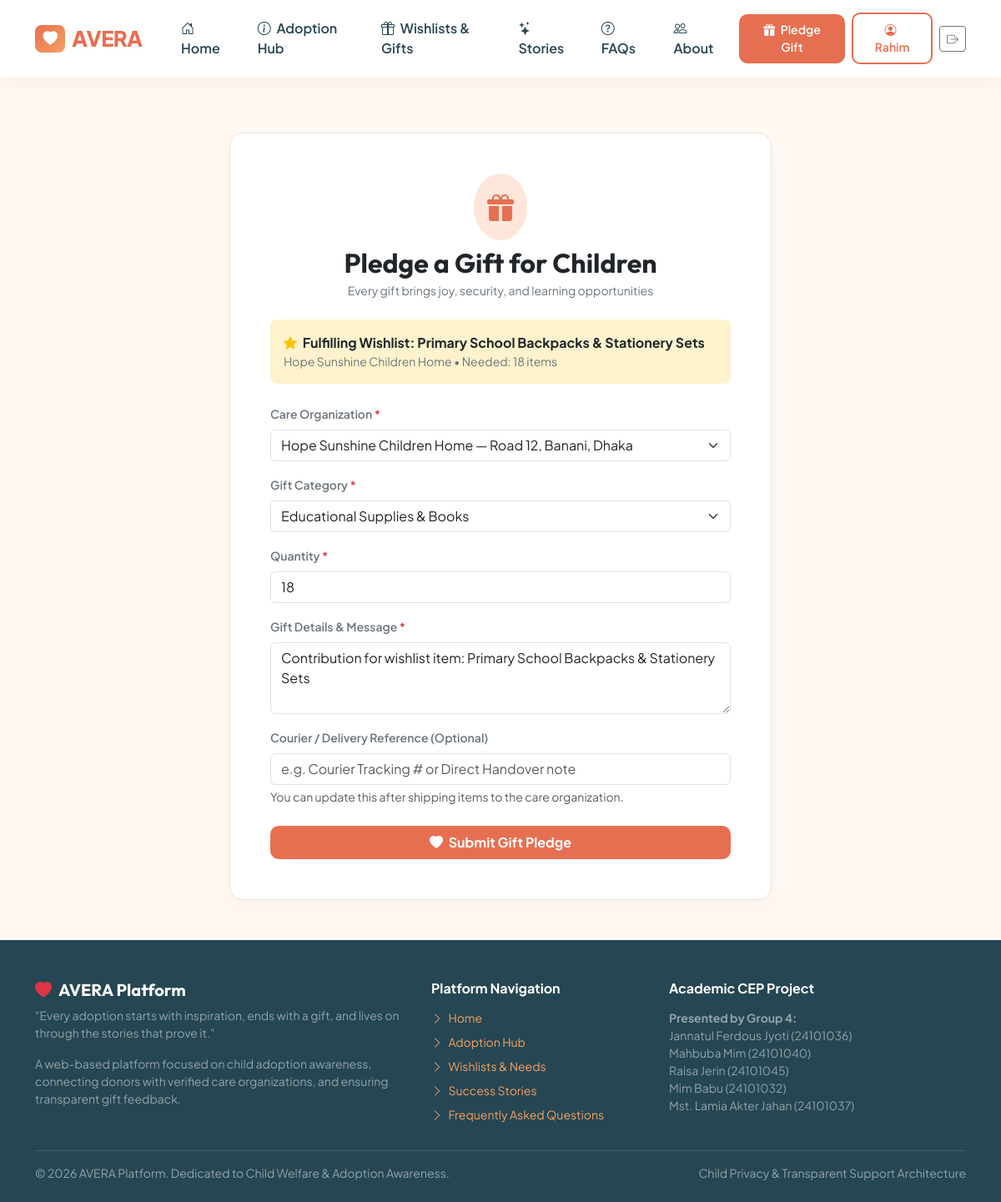
The page /pledge-gift/1/ (signed in) on the database its author committed.
### accounts/models.py (models this page shows, shortened)
class User(AbstractBaseUser, PermissionsMixin):
    ROLE_CHOICES = (
        ('USER', 'User / Donor'),
        ('ADMIN', 'System Administrator'),
    )
    USER_TYPE_CHOICES = (
        ('donor', 'Supporter / Donor'),
        ('adopter', 'Prospective Adopter'),
        ('volunteer', 'Volunteer'),
    )
    email = models.EmailField(unique=True, verbose_name="Email Address")
    first_name = models.CharField(max_length=60, verbose_name="First Name")
    last_name = models.CharField(max_length=60, verbose_name="Last Name")
    phone = models.CharField(max_length=20, verbose_name="Phone Number", blank=True)
    address = models.TextField(blank=True, verbose_name="Address")
    role = models.CharField(max_length=10, choices=ROLE_CHOICES, default='USER', verbose_name="Role")
    user_type = models.CharField(max_length=20, choices=USER_TYPE_CHOICES, default='donor', verbose_name="User Type")
    is_active = models.BooleanField(default=True)
    is_staff = models.BooleanField(default=False)
    date_joined = models.DateTimeField(default=timezone.now)
    objects = CustomUserManager()
    USERNAME_FIELD = 'email'
    REQUIRED_FIELDS = ['first_name', 'last_name']
    class Meta:
        verbose_name = 'User'
        verbose_name_plural = 'Users'
        ordering = ['-date_joined']

### core/models.py (models this page shows, shortened)
class Wishlist(models.Model):
    PRIORITY_CHOICES = (
        ('Low', 'Low'),
        ('Medium', 'Medium'),
        ('High', 'High Priority'),
        ('Urgent', 'Urgent Need'),
    )
    STATUS_CHOICES = (
        ('Open', 'Open'),
        ('Partially_Fulfilled', 'Partially Fulfilled'),
        ('Fulfilled', 'Fully Fulfilled'),
    )
    organization = models.ForeignKey(
        CareOrganization,
        on_delete=models.CASCADE,
        related_name="wishlists",
        verbose_name="Care Organization"
    )
    title = models.CharField(max_length=200, verbose_name="Campaign / Wish Title")
    item_name = models.CharField(max_length=150, verbose_name="Item Name")
    description = models.TextField(verbose_name="Description & Purpose")
    quantity_needed = models.PositiveIntegerField(default=1, verbose_name="Quantity Needed")
    quantity_received = models.PositiveIntegerField(default=0, verbose_name="Quantity Received")
    priority = models.CharField(max_length=15, choices=PRIORITY_CHOICES, default='Medium')
    status = models.CharField(max_length=25, choices=STATUS_CHOICES, default='Open')
    created_at = models.DateTimeField(auto_now_add=True)
    @property
    def remaining_needed(self):
        return max(0, self.quantity_needed - self.quantity_received)
    class Meta:
        verbose_name = "Wishlist Item"
        verbose_name_plural = "Wishlist Items"

class CareOrganization(models.Model):
    VERIFICATION_STATUS = (
        ('Pending', 'Pending Verification'),
        ('Verified', 'Verified Organization'),
        ('Rejected', 'Rejected'),
    )
    name = models.CharField(max_length=200, verbose_name="Organization Name")
    address = models.TextField(verbose_name="Address")
    phone = models.CharField(max_length=30, verbose_name="Phone")
    email = models.EmailField(verbose_name="Email")
    description = models.TextField(verbose_name="Description")
    verification_status = models.CharField(
        max_length=20,
        choices=VERIFICATION_STATUS,
        default='Verified',
        verbose_name="Verification Status"
    )
    website = models.URLField(blank=True, null=True, verbose_name="Website")
    created_at = models.DateTimeField(auto_now_add=True)
    class Meta:
        verbose_name = "Care Organization"
        verbose_name_plural = "Care Organizations"

### core/views.py (the view, shortened to what this page needs)
# urls.py: path('pledge-gift/', views.pledge_gift, name='pledge_gift'),
@login_required
def pledge_gift(request, wishlist_id=None):
    wishlist_item = None
    if wishlist_id:
        wishlist_item = get_object_or_404(Wishlist, id=wishlist_id)
    orgs = CareOrganization.objects.filter(verification_status='Verified')
    return render(request, 'core/pledge_gift.html', {
        'wishlist_item': wishlist_item,
        'orgs': orgs
    })

### accounts/authentication.py (called while the page is built)
    def get_user(self, user_id):
        try:
            return User.objects.get(pk=user_id)
        except User.DoesNotExist:
            return None

### templates/core/pledge_gift.html (shortened to what this page needs)
{% extends 'base.html' %}
{% block content %}
<div class="container py-5">
    <div class="card card-avera mx-auto p-4 p-md-5" style="max-width: 650px;">
        <div class="text-center mb-4">
            <div class="p-3 rounded-circle d-inline-block mb-2" style="background-color: #FFE6DA; color: #E76F51;">
                <i class="bi bi-gift-fill fs-2"></i>
            </div>
            <h2 class="fw-bold text-dark mb-1">Pledge a Gift for Children</h2>
            <p class="text-secondary small mb-0">Every gift brings joy, security, and learning opportunities</p>
        </div>
        {% if wishlist_item %}
            <div class="alert alert-warning py-3 px-3 mb-4 rounded-3 border-0 bg-warning-subtle">
                <div class="fw-bold text-dark"><i class="bi bi-star-fill text-warning me-1"></i> Fulfilling Wishlist: {{ wishlist_item.item_name }}</div>
                <div class="small text-secondary">{{ wishlist_item.organization.name }} &bull; Needed: {{ wishlist_item.remaining_needed }} items</div>
            </div>
        {% endif %}
        <form method="post">
            <div class="mb-3">
                <label class="form-label fw-semibold small text-secondary">Care Organization <span class="text-danger">*</span></label>
                <select name="organization" class="form-select" required>
                    {% for org in orgs %}
                        <option value="{{ org.id }}" {% if wishlist_item and wishlist_item.organization.id == org.id %}selected{% endif %}>
                            {{ org.name }} — {{ org.address|truncatewords:6 }}
                        </option>
                    {% endfor %}
                </select>
            </div>
            <div class="mb-3">
                <label class="form-label fw-semibold small text-secondary">Gift Category <span class="text-danger">*</span></label>
                <select name="gift_type" class="form-select" required>
                    <option value="Books_Stationery">Educational Supplies & Books</option>
                </select>
            </div>
            <div class="mb-3">
                <label class="form-label fw-semibold small text-secondary">Quantity <span class="text-danger">*</span></label>
                <input type="number" name="quantity" class="form-control" min="1" value="{% if wishlist_item %}{{ wishlist_item.remaining_needed|default:1 }}{% else %}1{% endif %}" required>
            </div>
            <div class="mb-3">
                <label class="form-label fw-semibold small text-secondary">Gift Details & Message <span class="text-danger">*</span></label>
                <textarea name="description" rows="3" class="form-control" placeholder="Specify items (e.g., 5 sets of geometry boxes, winter jackets, warm blankets...)" required>{% if wishlist_item %}Contribution for wishlist item: {{ wishlist_item.item_name }}{% endif %}</textarea>
            </div>
            <div class="mb-4">
                <label class="form-label fw-semibold small text-secondary">Courier / Delivery Reference (Optional)</label>
                <input type="text" name="tracking_reference" class="form-control" placeholder="e.g. Courier Tracking # or Direct Handover note">
                <div class="form-text small">You can update this after shipping items to the care organization.</div>
            </div>
            <div class="d-grid">
                <button type="submit" class="btn btn-avera-primary py-2 fw-bold">
                    <i class="bi bi-heart-fill me-1"></i> Submit Gift Pledge
                </button>
            </div>
        </form>
    </div>
</div>
{% endblock %}

### templates/base.html (shortened to what this page needs)
<!DOCTYPE html>
<html lang="en">
<head>
    <link href="https://cdn.jsdelivr.net/npm/bootstrap@5.3.3/dist/css/bootstrap.min.css" rel="stylesheet">
    <link rel="stylesheet" href="https://cdn.jsdelivr.net/npm/bootstrap-icons@1.11.3/font/bootstrap-icons.min.css">
</head>
<body>
    <nav class="navbar navbar-expand-lg navbar-avera sticky-top">
        <div class="container">
            <a class="navbar-brand navbar-brand-logo" href="{% url 'home' %}">
                <span class="brand-badge"><i class="bi bi-heart-fill"></i></span>
                AVERA
            </a>
            <div class="collapse navbar-collapse" id="averaNavbar">
                <ul class="navbar-nav me-auto mb-2 mb-lg-0 ms-lg-3">
                    <li class="nav-item">
                        <a class="nav-link" href="{% url 'home' %}"><i class="bi bi-house-door me-1"></i> Home</a>
                    </li>
                    <li class="nav-item">
                        <a class="nav-link" href="{% url 'adoption_info' %}"><i class="bi bi-info-circle me-1"></i> Adoption Hub</a>
                    </li>
                    <li class="nav-item">
                        <a class="nav-link" href="{% url 'wishlists' %}"><i class="bi bi-gift me-1"></i> Wishlists & Gifts</a>
                    </li>
                    <li class="nav-item">
                        <a class="nav-link" href="{% url 'success_stories' %}"><i class="bi bi-stars me-1"></i> Stories</a>
                    </li>
                    <li class="nav-item">
                        <a class="nav-link" href="{% url 'faqs' %}"><i class="bi bi-question-circle me-1"></i> FAQs</a>
                    </li>
                    <li class="nav-item">
                        <a class="nav-link" href="{% url 'about' %}"><i class="bi bi-people me-1"></i> About</a>
                    </li>
                </ul>
                <div class="d-flex align-items-center gap-2">
                    {% if user.is_authenticated %}
                        {% if user.role == 'ADMIN' or user.is_staff %}
                            <a href="{% url 'admin_dashboard' %}" class="btn btn-sm btn-dark">
                                <i class="bi bi-shield-lock me-1"></i> Admin Dashboard
                            </a>
                            <a href="{% url 'admin_logout' %}" class="btn btn-sm btn-outline-danger">
                                <i class="bi bi-box-arrow-right"></i> Sign Out
                            </a>
                        {% else %}
                            <a href="{% url 'pledge_gift' %}" class="btn btn-sm btn-avera-primary">
                                <i class="bi bi-gift-fill me-1"></i> Pledge Gift
                            </a>
                            <a href="{% url 'user_dashboard' %}" class="btn btn-sm btn-avera-outline">
                                <i class="bi bi-person-circle me-1"></i> {{ user.first_name|default:user.email }}
                            </a>
                            <a href="{% url 'user_logout' %}" class="btn btn-sm btn-outline-secondary" title="Log Out">
                                <i class="bi bi-box-arrow-right"></i>
                            </a>
                        {% endif %}
                    {% endif %}
                </div>
            </div>
        </div>
    </nav>
    <main class="flex-grow-1">
        {% block content %}{% endblock %}
    </main>
    <footer class="footer-avera">
        <div class="container">
            <div class="row g-4 mb-4">
                <div class="col-lg-5">
                    <h5 class="fw-bold text-white mb-2"><i class="bi bi-heart-fill text-danger me-2"></i>AVERA Platform</h5>
                    <p class="small text-white-50 mb-3">
                        "Every adoption starts with inspiration, ends with a gift, and lives on through the stories that prove it."
                    </p>
                    <p class="small text-white-50">
                        A web-based platform focused on child adoption awareness, connecting donors with verified care organizations, and ensuring transparent gift feedback.
                    </p>
                </div>
                <div class="col-lg-3 col-md-6">
                    <h6 class="text-white fw-bold mb-3">Platform Navigation</h6>
                    <ul class="list-unstyled small mb-0">
                        <li class="mb-2"><a href="{% url 'home' %}"><i class="bi bi-chevron-right me-1"></i> Home</a></li>
                        <li class="mb-2"><a href="{% url 'adoption_info' %}"><i class="bi bi-chevron-right me-1"></i> Adoption Hub</a></li>
                        <li class="mb-2"><a href="{% url 'wishlists' %}"><i class="bi bi-chevron-right me-1"></i> Wishlists & Needs</a></li>
                        <li class="mb-2"><a href="{% url 'success_stories' %}"><i class="bi bi-chevron-right me-1"></i> Success Stories</a></li>
                        <li class="mb-2"><a href="{% url 'faqs' %}"><i class="bi bi-chevron-right me-1"></i> Frequently Asked Questions</a></li>
                    </ul>
                </div>
                <div class="col-lg-4 col-md-6">
                    <h6 class="text-white fw-bold mb-3">Academic CEP Project</h6>
                    <p class="small text-white-50 mb-2">
                        <strong>Presented by Group 4:</strong><br>
                        Jannatul Ferdous Jyoti (24101036)<br>
                        Mahbuba Mim (24101040)<br>
                        Raisa Jerin (24101045)<br>
                        Mim Babu (24101032)<br>
                        Mst. Lamia Akter Jahan (24101037)
                    </p>
                </div>
            </div>
            <hr class="border-secondary opacity-50 my-3">
            <div class="d-flex flex-wrap justify-content-between align-items-center small text-white-50">
                <div>&copy; 2026 AVERA Platform. Dedicated to Child Welfare & Adoption Awareness.</div>
                <div>Child Privacy & Transparent Support Architecture</div>
            </div>
        </div>
    </footer>
</body>
</html>

### templates/base.html (style rules this page uses)
:root { --brand-primary: #E76F51; --brand-primary-hover: #D65A3D; --brand-secondary: #F4A261; --brand-sand: #E9C46A; --brand-teal: #2A9D8F; --brand-dark: #264653; --brand-light: #FFF8F3; --brand-card-bg: #FFFFFF; --brand-border: #F2E3D5; }
body { font-family: 'Plus Jakarta Sans', sans-serif; background-color: var(--brand-light); color: #333333; min-height: 100vh; display: flex; flex-direction: column; }
h1, h2, h3, h4, h5, .brand-font { font-family: 'Outfit', sans-serif; }
.navbar-avera { background-color: #FFFFFF; box-shadow: 0 4px 20px rgba(231, 111, 81, 0.08); padding: 0.9rem 0; border-bottom: 2px solid #FDF0E6; }
.navbar-brand-logo { font-weight: 800; font-size: 1.6rem; color: var(--brand-primary) !important; letter-spacing: -0.5px; display: flex; align-items: center; gap: 0.5rem; }
.navbar-brand-logo .brand-badge { background: linear-gradient(135deg, #E76F51, #F4A261); color: white; padding: 0.2rem 0.6rem; border-radius: 8px; font-size: 1.1rem; }
.nav-link { font-weight: 600; color: var(--brand-dark) !important; padding: 0.5rem 0.9rem !important; border-radius: 8px; transition: all 0.2s ease; }
.btn-avera-primary { background-color: var(--brand-primary); color: white !important; font-weight: 600; border-radius: 10px; padding: 0.55rem 1.3rem; border: none; transition: all 0.2s ease; }
.btn-avera-outline { border: 2px solid var(--brand-primary); color: var(--brand-primary) !important; font-weight: 600; border-radius: 10px; padding: 0.5rem 1.2rem; background: transparent; transition: all 0.2s ease; }
.card-avera { background: #FFFFFF; border-radius: 16px; border: 1px solid var(--brand-border); box-shadow: 0 10px 30px rgba(0, 0, 0, 0.03); transition: transform 0.2s ease, box-shadow 0.2s ease; }
.footer-avera { margin-top: auto; background-color: #264653; color: #E2E8F0; padding: 3rem 0 1.5rem; }
.footer-avera a { color: #F4A261; text-decoration: none; transition: color 0.2s; }

### rows shown on the page
User: first_name "Rahim"
Wishlist: item_name "Primary School Backpacks & Stationery Sets", organization.name "Hope Sunshine Children Home", remaining_needed "18", organization "Hope Sunshine Children Home — Road 12, Banani, Dhaka", quantity "18", description "Contribution for wishlist item: Primary School Backpacks & Stationery Sets"
